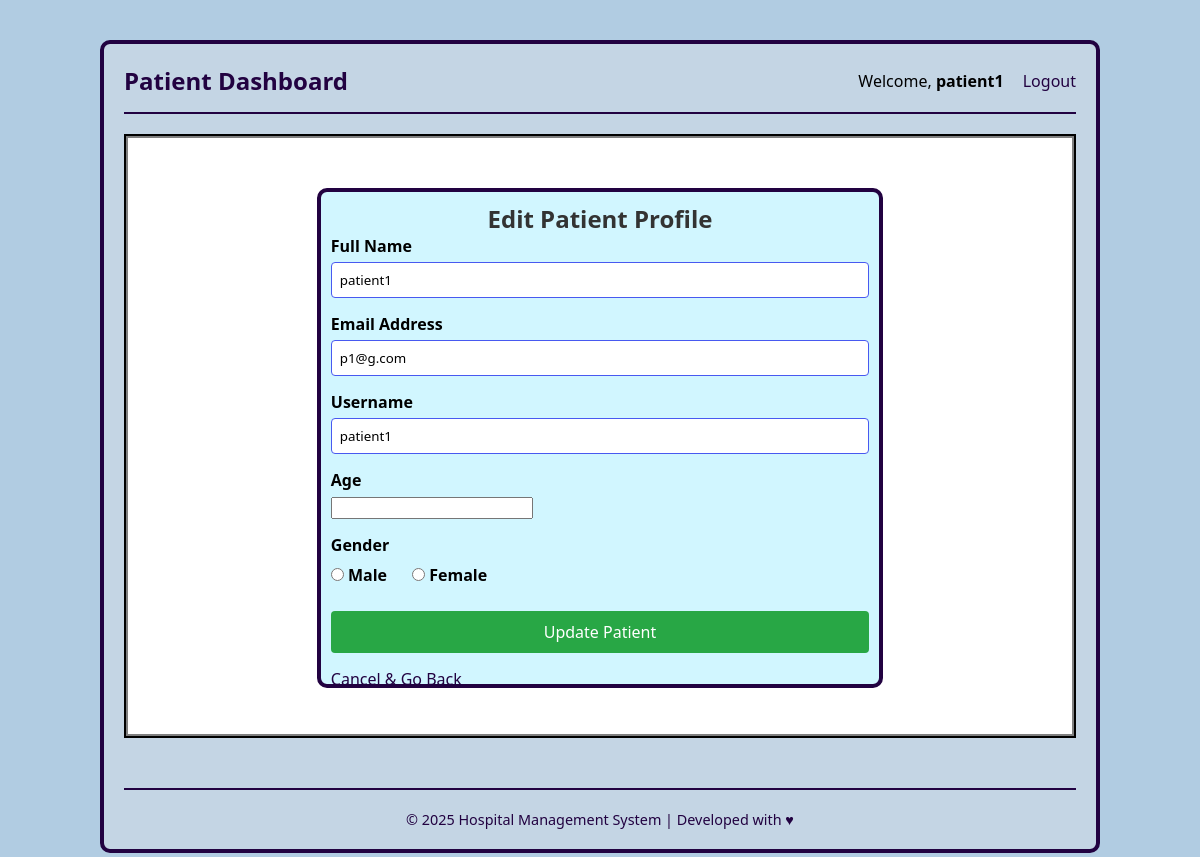
The page /patient_profile/1 (signed in) on the database as committed earlier.
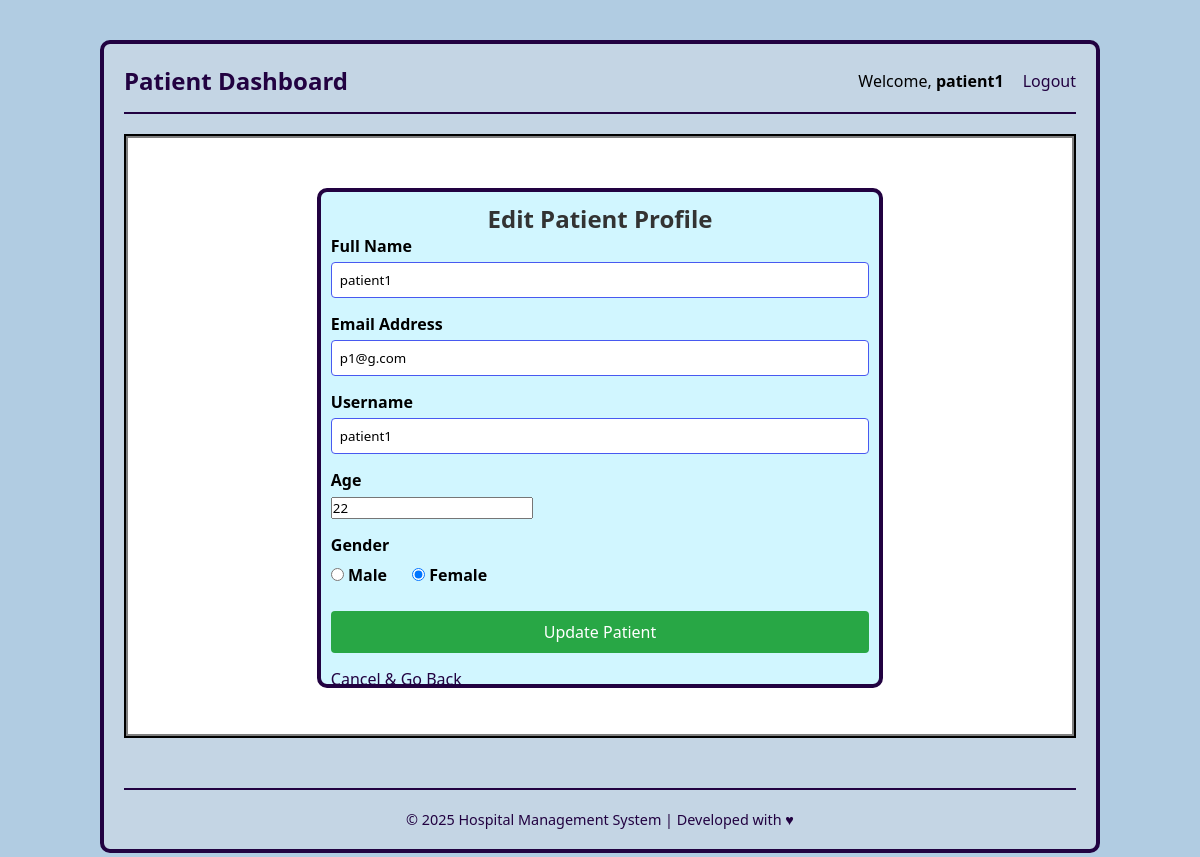
The same page on the database as committed later.
### application/models.py (models this page shows)
class Patient(db.Model):
    id = db.Column(db.Integer, primary_key=True)
    email = db.Column(db.String(), unique=True, nullable=False)
    username = db.Column(db.String(), unique=True, nullable=False)
    password = db.Column(db.String(), nullable=False)
    name = db.Column(db.String(), nullable=False)
    age = db.Column(db.Integer)
    gender = db.Column(db.Enum('Male', 'Female'))
    appointments = db.relationship('Appointment', backref='patient')
    is_blacklisted = db.Column(db.Boolean, default=False, nullable=False)

### application/controllers.py (the view, shortened to what this page needs)
@app.route('/patient_profile/<int:patient_id>', methods=["GET", "POST"])
def patient_profile(patient_id):
    if session.get('user_type') != 'patient':
        flash('Access denied.', 'error')
        return redirect(url_for('home'))
    patient = Patient.query.get_or_404(patient_id)
    return render_template('edit_patient.html', patient=patient)

### templates/edit_patient.html (shortened to what this page needs)
{% extends "base.html" %}
{% block extra_css %}
    <link rel="stylesheet" href="{{ url_for('static', filename='style.css') }}">
{% endblock %}
{% block content %}
<div id="main">
    <div id="canvas">
        <div id="form-body">
            <h2>Edit Patient Profile</h2>
            <form method="POST" action="{% if session.get('user_type') == 'admin' %}{{ url_for('edit_patient', patient_id=patient.id) }}{% else %}{{ url_for('patient_profile', patient_id=patient.id) }}{% endif %}">
                <div>
                    <label for="name">Full Name</label>
                    <input type="text"
                           name="name"
                           id="name"
                           value="{{ patient.name }}"
                           required
                           placeholder="Sarah Johnson">
                </div>
                <div>
                    <label for="email">Email Address</label>
                    <input type="email"
                           name="email"
                           id="email"
                           value="{{ patient.email }}"
                           required>
                </div>
                <div>
                    <label for="username">Username</label>
                    <input type="text"
                           name="username"
                           id="username"
                           value="{{ patient.username }}"
                           required>
                </div>
                <div>
                    <label for="age">Age</label>
                    <input type="number" name="age" id="age" value="{{ patient.age }}" >
                </div>
                <div style="margin-bottom: 20px;">
                    <label>Gender</label>
                    <div style="display:flex; gap:25px; margin-top:8px;">
                        <label>
                            <input type="radio" name="gender" value="Male"
                                {% if patient.gender == 'Male' %}checked{% endif %} required>
                            Male
                        </label>
                        <label>
                            <input type="radio" name="gender" value="Female"
                                {% if patient.gender == 'Female' %}checked{% endif %}>
                            Female
                        </label>
                    </div>
                </div>
                <div>
                    <input type="submit" value="Update Patient"
                           style="background-color: #28a745; margin-bottom: 10px;">
                </div>
                <div>
                    <a href="javascript:history.back()">Cancel & Go Back</a>
                </div>
            </form>
        </div>
    </div>
</div>
{% endblock %}

### templates/base.html (shortened to what this page needs)
<!DOCTYPE html>
<html lang="en">
<head>
    <link rel="stylesheet" href="{{ url_for('static', filename='style1.css') }}">
    {% block extra_css %}{% endblock %}
</head>
<body>
    <div class="dashboard-container">
        <div class="nav-bar">
            <h2>
                {% if session.user_type == 'admin' %}
                    Admin Dashboard
                {% elif session.user_type == 'doctor' %}
                    Doctor Dashboard
                {% elif session.user_type == 'patient' %}
                    Patient Dashboard
                {% else %}
                    Hospital Management System
                {% endif %}
            </h2>
            <div>
                {% if session.username %}
                    <span style="margin-right: 15px;">Welcome, <strong>{{ session.username }}</strong></span>
                    <a href="{{ url_for('logout') }}" style="color: rgb(34, 2, 65); text-decoration: none;">Logout</a>
                {% endif %}
            </div>
        </div>
        <main>
            {% block content %}
            {% endblock %}
        </main>
        <footer style="
            margin-top: 50px;
            padding-top: 20px;
            border-top: 2px solid rgb(34, 2, 65);
            text-align: center;
            color: rgb(34, 2, 65);
            font-size: 0.9em;
        ">
            © 2025 Hospital Management System | Developed with ♥
        </footer>
    </div>
</body>
</html>

### static/style1.css (style rules this page uses)
* { margin: 0; padding: 0; box-sizing: border-box; font-family: 'Segoe UI', Tahoma, Geneva, Verdana, sans-serif; }
body { background-color: rgb(177, 204, 226); display: flex; justify-content: center; padding: 20px; }
.dashboard-container { background-color: rgb(196, 213, 228); border: 4px solid rgb(34, 2, 65); border-radius: 10px; width: 100%; max-width: 1000px; padding: 20px; margin-top: 20px; }
.nav-bar { display: flex; justify-content: space-between; align-items: center; border-bottom: 2px solid rgb(34, 2, 65); padding-bottom: 15px; margin-bottom: 20px; }
.nav-bar h2 { color: rgb(34, 2, 65); }

### static/style.css (style rules this page uses)
#main { border: 2px solid black; margin-top: 10px; }
#canvas { background-color: rgb(255, 255, 255); border: 2px solid gray; width: 100%; height: 600px; margin: auto; }
#form-body { background-color: rgb(209, 246, 255); border: 4px solid rgb(34, 2, 65); width: 60%; height: 400px; margin: auto; margin-top: 90px; border-radius: 10px; padding: 10px; }
#form-body h2 { text-align: center; color: #333; }
#form-body div { margin-bottom: 15px; }
#form-body label { display: block; margin-bottom: 5px; font-weight: bold; }
#form-body input[type="email"], #form-body input[type="text"], #form-body input[type="password"] { width: 100%; padding: 8px; box-sizing: border-box; border: 1px solid #4859f0; border-radius: 4px; }
#form-body input[type="submit"] { display: block; width: 100%; padding: 10px; background-color: rgb(11, 2, 65); color: white; border: none; border-radius: 4px; cursor: pointer; font-size: 16px; margin-top: 10px; }
#form-body a { color: rgb(34, 2, 65); text-decoration: none; }

### templates/edit_patient.html (style rules this page uses)
#form-body { height: 500px; margin-top: 50px; }

Rows that differ between the two databases and show on the page:
changed Patient "patient1": age (not shown) → "22"; gender "☐ Female" → "☑ Female"
